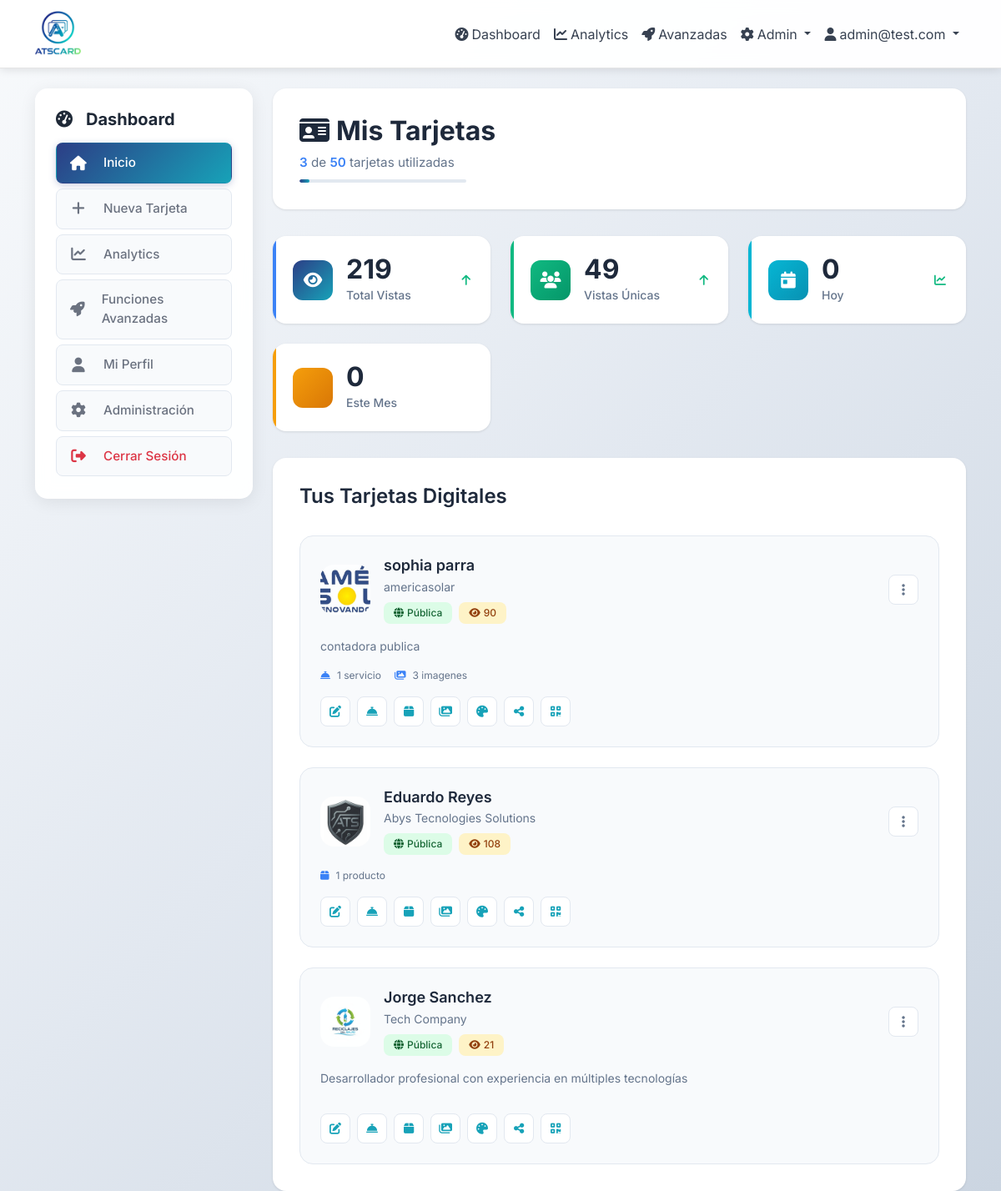
Before: /dashboard/ (signed in) with the older database file.
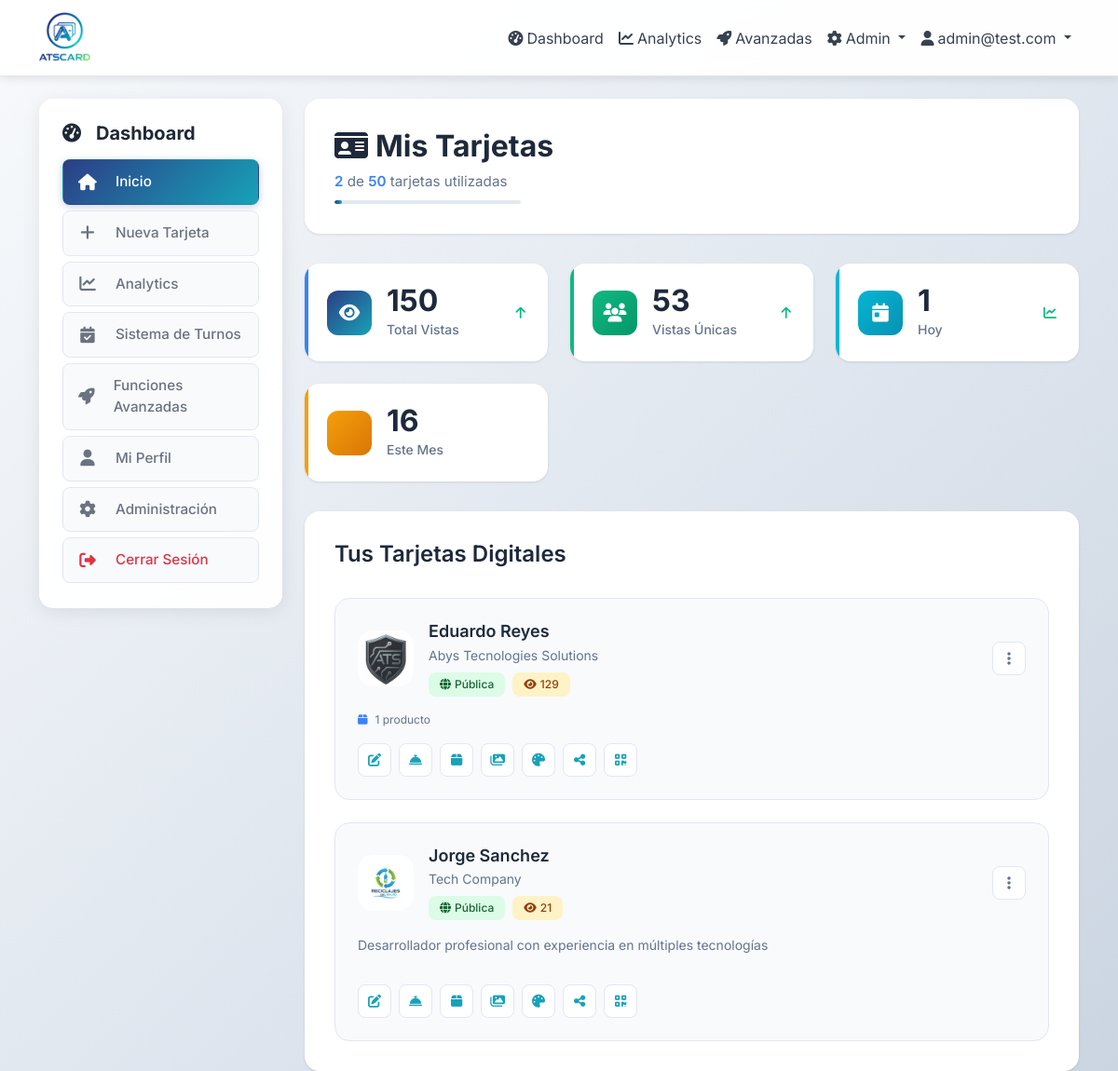
After: the same page with the newer database file.
### app/models.py (models this page shows, shortened)
class User(UserMixin, db.Model):
    id = db.Column(db.Integer, primary_key=True)
    email = db.Column(db.String(120), unique=True, nullable=False, index=True)
    password_hash = db.Column(db.String(255), nullable=False)
    role = db.Column(Enum('admin', 'user', name='user_roles'), default='user', nullable=False)
    is_active = db.Column(db.Boolean, default=True, nullable=False)
    is_approved = db.Column(db.Boolean, default=False)
    approved_at = db.Column(db.DateTime)
    approved_by_id = db.Column(db.Integer)
    is_suspended = db.Column(db.Boolean, default=False)
    suspension_reason = db.Column(db.String(500))
    suspended_at = db.Column(db.DateTime)
    suspended_by_id = db.Column(db.Integer)
    max_cards = db.Column(db.Integer, default=1, nullable=False)
    last_login = db.Column(db.DateTime)
    total_views = db.Column(db.Integer, default=0)
    email_verified = db.Column(db.Boolean, default=False)
    email_verified_at = db.Column(db.DateTime)
    reset_token = db.Column(db.String(255))
    reset_token_expires = db.Column(db.DateTime)
    created_at = db.Column(db.DateTime, default=now_utc_for_db)
    updated_at = db.Column(db.DateTime, default=now_utc_for_db, onupdate=now_utc_for_db)
    cards = db.relationship('Card', backref='owner', lazy='dynamic', cascade='all, delete-orphan')
    appointment_system = db.relationship('AppointmentSystem', backref='owner', uselist=False, cascade='all, delete-orphan')
    def is_admin(self):
        return self.role == 'admin'

class Card(db.Model):
    id = db.Column(db.Integer, primary_key=True)
    owner_id = db.Column(db.Integer, db.ForeignKey('user.id'), nullable=False)
    slug = db.Column(db.String(100), unique=True, nullable=False, index=True)
    title = db.Column(db.String(200))  # e.g., "Lourdes Arellano - Salón & Spa"
    name = db.Column(db.String(100), nullable=False)
    job_title = db.Column(db.String(200))
    company = db.Column(db.String(200))
    phone = db.Column(db.String(20))
    email_public = db.Column(db.String(120))
    website = db.Column(db.String(255))
    location = db.Column(db.String(255))
    bio = db.Column(db.Text)
    theme_id = db.Column(db.Integer, db.ForeignKey('theme.id'), nullable=False)
    is_public = db.Column(db.Boolean, default=True, nullable=False)
    published_at = db.Column(db.DateTime)
    avatar_path = db.Column(db.String(255))  # Legacy - kept for backward compatibility
    avatar_square_path = db.Column(db.String(255))  # Square version for circle/rounded/square
    avatar_rect_path = db.Column(db.String(255))   # Rectangular version for rectangle shape
    created_at = db.Column(db.DateTime, default=now_utc_for_db)
    updated_at = db.Column(db.DateTime, default=now_utc_for_db, onupdate=now_utc_for_db)
    instagram = db.Column(db.String(255))
    whatsapp_country = db.Column(db.String(10))  # Country code for WhatsApp (e.g., '+34')
    whatsapp = db.Column(db.String(20))  # Phone number without country code
    custom_layout = db.Column(db.Text)  # Store custom layout JSON from visual editor
    facebook = db.Column(db.String(255))
    linkedin = db.Column(db.String(255))
    twitter = db.Column(db.String(255))
    youtube = db.Column(db.String(255))
    tiktok = db.Column(db.String(255))
    telegram = db.Column(db.String(255))
    snapchat = db.Column(db.String(255))
    pinterest = db.Column(db.String(255))
    github = db.Column(db.String(255))
    behance = db.Column(db.String(255))
    dribbble = db.Column(db.String(255))
    primary_social_networks = db.Column(db.Text)
    services = db.relationship('Service', backref='card', lazy='dynamic', cascade='all, delete-orphan')
    products = db.relationship('Product', backref='card', lazy='dynamic', cascade='all, delete-orphan')
    gallery_items = db.relationship('GalleryItem', backref='card', lazy='dynamic', cascade='all, delete-orphan')
    def get_public_url(self):
        return f"/c/{self.slug}"
    def get_total_views(self):
        return self.views.count()
    def get_unique_views(self):
        from sqlalchemy import func
        return db.session.query(func.count(func.distinct(CardView.ip_address))).filter_by(card_id=self.id).scalar() or 0
    def get_views_today(self):
        start_utc, end_utc = get_date_range_utc(days=1)
        return self.views.filter(
            CardView.viewed_at >= start_utc,
            CardView.viewed_at <= end_utc
        ).count()
    def get_views_this_month(self):
        start_utc, end_utc = get_month_range_utc()
        return self.views.filter(
            CardView.viewed_at >= start_utc,
            CardView.viewed_at <= end_utc
        ).count()

### app/dashboard/routes.py (the view)
@bp.route('/')
@login_required
def index():
    cards = current_user.cards.all()
    total_views = sum(card.get_total_views() for card in cards)
    total_unique_views = sum(card.get_unique_views() for card in cards)
    total_views_today = sum(card.get_views_today() for card in cards)
    total_views_this_month = sum(card.get_views_this_month() for card in cards)
    stats = {
        'total_views': total_views,
        'unique_views': total_unique_views,
        'views_today': total_views_today,
        'views_this_month': total_views_this_month,
        'total_cards': len(cards),
        'public_cards': len([c for c in cards if c.is_public])
    }
    user_agent = request.headers.get('User-Agent', '').lower()
    is_mobile = any(keyword in user_agent for keyword in [
        'mobile', 'android', 'iphone', 'ipad', 'ipod', 'blackberry', 'windows phone'
    ])
    if is_mobile:
        return render_template('dashboard/index_pwa.html', cards=cards, stats=stats)
    else:
        return render_template('dashboard/index.html', cards=cards, stats=stats)

### app/templates/dashboard/index.html (shortened to what this page needs)
{% extends "base.html" %}
{% block content %}
<div class="row">
    <div class="col-md-3">
        {% include 'dashboard/_sidebar.html' %}
    </div>
    <div class="col-md-9">
        <div class="dashboard-header">
            <div class="header-content">
                <div class="header-left">
                    <h1 class="dashboard-title">
                        <i class="fas fa-id-card me-2"></i>Mis Tarjetas
                    </h1>
                    <div class="dashboard-subtitle">
                        <span class="card-count">{{ cards|length }}</span> de <span class="card-limit">{{ current_user.max_cards }}</span> tarjetas utilizadas
                        <div class="progress-bar-container">
                            <div class="progress-bar" style="width: {{ (cards|length / current_user.max_cards * 100) }}%"></div>
                        </div>
                    </div>
                </div>
            </div>
        </div>
        {% if cards and stats %}
        <div class="stats-grid">
            <div class="stat-card stat-primary">
                <div class="stat-icon">
                    <i class="fas fa-eye"></i>
                </div>
                <div class="stat-content">
                    <div class="stat-number">{{ stats.total_views }}</div>
                    <div class="stat-label">Total Vistas</div>
                </div>
                <div class="stat-trend">
                    <i class="fas fa-arrow-up"></i>
                </div>
            </div>
            <div class="stat-card stat-success">
                <div class="stat-icon">
                    <i class="fas fa-users"></i>
                </div>
                <div class="stat-content">
                    <div class="stat-number">{{ stats.unique_views }}</div>
                    <div class="stat-label">Vistas Únicas</div>
                </div>
                <div class="stat-trend">
                    <i class="fas fa-arrow-up"></i>
                </div>
            </div>
            <div class="stat-card stat-info">
                <div class="stat-icon">
                    <i class="fas fa-calendar-day"></i>
                </div>
                <div class="stat-content">
                    <div class="stat-number">{{ stats.views_today }}</div>
                    <div class="stat-label">Hoy</div>
                </div>
                <div class="stat-trend">
                    <i class="fas fa-chart-line"></i>
                </div>
            </div>
            <div class="stat-card stat-warning">
                <div class="stat-icon">
                </div>
                <div class="stat-content">
                    <div class="stat-number">{{ stats.views_this_month }}</div>
                    <div class="stat-label">Este Mes</div>
                </div>
            </div>
        </div>
        {% endif %}
        {% if cards %}
        <div class="cards-section">
            <h2 class="section-title">Tus Tarjetas Digitales</h2>
            <div class="cards-grid">
                {% for card in cards %}
                <div class="card-item">
                    <div class="card-header">
                        <div class="card-avatar">
                            {% if card.avatar_path %}
                                <img src="{{ url_for('static', filename='uploads/' + card.avatar_path) }}" alt="{{ card.name }}">
                            {% else %}
                                <div class="avatar-placeholder">
                                    <i class="fas fa-user"></i>
                                </div>
                            {% endif %}
                        </div>
                        <div class="card-info">
                            <h3 class="card-name">{{ card.title or card.name }}</h3>
                            {% if card.company %}
                                <div class="card-company">{{ card.company }}</div>
                            {% endif %}
                            <div class="card-status">
                                {% if card.is_public %}
                                    <span class="status-badge status-active">
                                        <i class="fas fa-globe"></i> Pública
                                    </span>
                                {% else %}
                                    <span class="status-badge status-draft">
                                        <i class="fas fa-lock"></i> Privada
                                    </span>
                                {% endif %}
                                {% if card.is_public and card.get_total_views() > 0 %}
                                    <span class="views-badge">
                                        <i class="fas fa-eye"></i> {{ card.get_total_views() }}
                                    </span>
                                {% endif %}
                            </div>
                        </div>
                        <div class="card-actions">
                            <div class="dropdown">
                                <button class="action-btn" data-bs-toggle="dropdown">
                                    <i class="fas fa-ellipsis-v"></i>
                                </button>
                            </div>
                        </div>
                    </div>
                    {% if card.bio %}
                    <div class="card-description">
                        {{ card.bio[:120] }}{% if card.bio|length > 120 %}...{% endif %}
                    </div>
                    {% endif %}
                    <div class="card-stats">
                        {% if card.services.count() > 0 %}
                            <div class="stat-item">
                                <i class="fas fa-concierge-bell"></i>
                                {{ card.services.count() }} servicio{{ 's' if card.services.count() > 1 }}
                            </div>
                        {% endif %}
                        {% if card.products.count() > 0 %}
                            <div class="stat-item">
                                <i class="fas fa-box"></i>
                                {{ card.products.count() }} producto{{ 's' if card.products.count() > 1 }}
                            </div>
                        {% endif %}
                        {% if card.gallery_items.count() > 0 %}
                            <div class="stat-item">
                                <i class="fas fa-images"></i>
                                {{ card.gallery_items.count() }} imagen{{ 'es' if card.gallery_items.count() > 1 else '' }}
                            </div>
                        {% endif %}
                    </div>
                    <div class="card-quick-actions">
                        <a href="{{ url_for('dashboard.edit_card', id=card.id) }}" class="quick-btn quick-edit">
                            <i class="fas fa-edit"></i>
                        </a>
                        <a href="{{ url_for('dashboard.card_services', id=card.id) }}" class="quick-btn quick-services">
                            <i class="fas fa-concierge-bell"></i>
                        </a>
                        <a href="{{ url_for('dashboard.card_products', id=card.id) }}" class="quick-btn quick-products">
                            <i class="fas fa-box"></i>
                        </a>
                        <a href="{{ url_for('dashboard.card_gallery', id=card.id) }}" class="quick-btn quick-gallery">
                            <i class="fas fa-images"></i>
                        </a>
                        <a href="{{ url_for('dashboard.card_theme', id=card.id) }}" class="quick-btn quick-theme">
                            <i class="fas fa-palette"></i>
                        </a>
                        <a href="{{ url_for('dashboard.card_social_networks', id=card.id) }}" class="quick-btn quick-social">
                            <i class="fas fa-share-alt"></i>
                        </a>
                        <a href="{{ url_for('dashboard.card_qr', id=card.id) }}" class="quick-btn quick-qr">
                            <i class="fas fa-qrcode"></i>
                        </a>
                    </div>
                </div>
                {% endfor %}
            </div>
        </div>
        {% endif %}
        </div>
    </div>
</div>
{% endblock %}

### app/templates/base.html (shortened to what this page needs)
<!DOCTYPE html>
<html lang="es">
<head>
    <link href="https://cdn.jsdelivr.net/npm/bootstrap@5.3.0/dist/css/bootstrap.min.css" rel="stylesheet">
    <link href="https://cdnjs.cloudflare.com/ajax/libs/font-awesome/6.4.0/css/all.min.css" rel="stylesheet">
</head>
<body>
    <nav class="navbar navbar-expand-lg navbar-light mb-4">
        <div class="container">
            <a class="navbar-brand d-flex align-items-center" href="{{ url_for('index') }}">
                <img src="{{ url_for('static', filename='logo/logoNB.png') }}" alt="ATScard" class="navbar-logo me-2">
            </a>
            <div class="collapse navbar-collapse" id="navbarNav">
                <ul class="navbar-nav ms-auto">
                    {% if current_user.is_authenticated %}
                        <li class="nav-item">
                            <a class="nav-link" href="{{ url_for('dashboard.index') }}">
                                <i class="fas fa-tachometer-alt me-1"></i>Dashboard
                            </a>
                        </li>
                        <li class="nav-item">
                            <a class="nav-link" href="{{ url_for('dashboard.analytics') }}">
                                <i class="fas fa-chart-line me-1"></i>Analytics
                            </a>
                        </li>
                        <li class="nav-item">
                            <a class="nav-link" href="{{ url_for('dashboard.advanced_features') }}">
                                <i class="fas fa-rocket me-1"></i>Avanzadas
                            </a>
                        </li>
                        {% if current_user.is_admin() %}
                        <li class="nav-item dropdown">
                            <a class="nav-link dropdown-toggle" href="#" role="button" data-bs-toggle="dropdown">
                                <i class="fas fa-cog me-1"></i>Admin
                            </a>
                        </li>
                        {% endif %}
                        <li class="nav-item dropdown">
                            <a class="nav-link dropdown-toggle" href="#" role="button" data-bs-toggle="dropdown">
                                <i class="fas fa-user me-1"></i>{{ current_user.email }}
                            </a>
                        </li>
                    {% endif %}
                </ul>
            </div>
        </div>
    </nav>
    <div class="container">
        {% block content %}{% endblock %}
</body>
</html>

Changed rows visible on the page:
removed Card: avatar_path (picture), title "sophia parra", company "americasolar", is_public True (drawn), get_total_views "90", bio "contadora publica", services.count "1", gallery_items.count "3", gallery_items "es"
computed for Card "Eduardo Reyes": get_total_views "108" → "129"
Other visible differences:
{{ cards|length }}: "3" → "2"
{{ (cards|length / current_user.max_cards * 100) }}: 6.0 → 4.0 (drawn)
{{ stats.total_views }}: "219" → "150"
{{ stats.unique_views }}: "49" → "53"
{{ stats.views_today }}: "0" → "1"
{{ stats.views_this_month }}: "0" → "16"
text now shown: "Sistema de Turnos"
